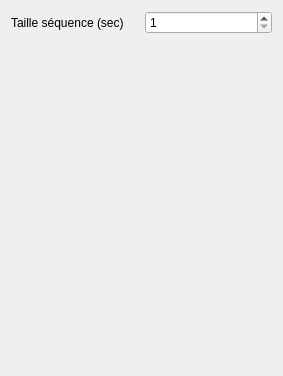
<?xml version="1.0" encoding="UTF-8"?>
<ui version="4.0">
 <class>Form</class>
 <widget class="QWidget" name="Form">
  <property name="geometry">
   <rect>
    <x>0</x>
    <y>0</y>
    <width>283</width>
    <height>376</height>
   </rect>
  </property>
  <property name="windowTitle">
   <string>Form</string>
  </property>
  <layout class="QGridLayout" name="gridLayout">
   <item row="0" column="1">
    <widget class="QSpinBox" name="spinBox">
     <property name="minimum">
      <number>1</number>
     </property>
     <property name="maximum">
      <number>30</number>
     </property>
     <property name="value">
      <number>1</number>
     </property>
    </widget>
   </item>
   <item row="1" column="0">
    <spacer name="verticalSpacer">
     <property name="orientation">
      <enum>Qt::Vertical</enum>
     </property>
     <property name="sizeHint" stdset="0">
      <size>
       <width>20</width>
       <height>40</height>
      </size>
     </property>
    </spacer>
   </item>
   <item row="0" column="0">
    <widget class="QLabel" name="label_3">
     <property name="text">
      <string>Taille séquence (sec)</string>
     </property>
    </widget>
   </item>
  </layout>
 </widget>
 <resources/>
 <connections/>
</ui>
